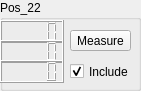
     <widget class="QGroupBox" name="Calib_box_22">
      <property name="geometry">
       <rect>
        <x>570</x>
        <y>20</y>
        <width>141</width>
        <height>91</height>
       </rect>
      </property>
      <property name="title">
       <string>Pos_22</string>
      </property>
      <widget class="QLCDNumber" name="calib_box_x_23">
       <property name="geometry">
        <rect>
         <x>0</x>
         <y>20</y>
         <width>64</width>
         <height>23</height>
        </rect>
       </property>
      </widget>
      <widget class="QLCDNumber" name="calib_box_y_23">
       <property name="geometry">
        <rect>
         <x>0</x>
         <y>40</y>
         <width>64</width>
         <height>23</height>
        </rect>
       </property>
      </widget>
      <widget class="QLCDNumber" name="calib_box_z_23">
       <property name="geometry">
        <rect>
         <x>0</x>
         <y>60</y>
         <width>64</width>
         <height>23</height>
        </rect>
       </property>
      </widget>
      <widget class="QPushButton" name="calibButton_23">
       <property name="geometry">
        <rect>
         <x>70</x>
         <y>30</y>
         <width>61</width>
         <height>21</height>
        </rect>
       </property>
       <property name="text">
        <string>Measure</string>
       </property>
      </widget>
      <widget class="QCheckBox" name="checkBox_23">
       <property name="geometry">
        <rect>
         <x>70</x>
         <y>60</y>
         <width>92</width>
         <height>23</height>
        </rect>
       </property>
       <property name="text">
        <string>Include</string>
       </property>
       <property name="checked">
        <bool>true</bool>
       </property>
      </widget>
     </widget>
